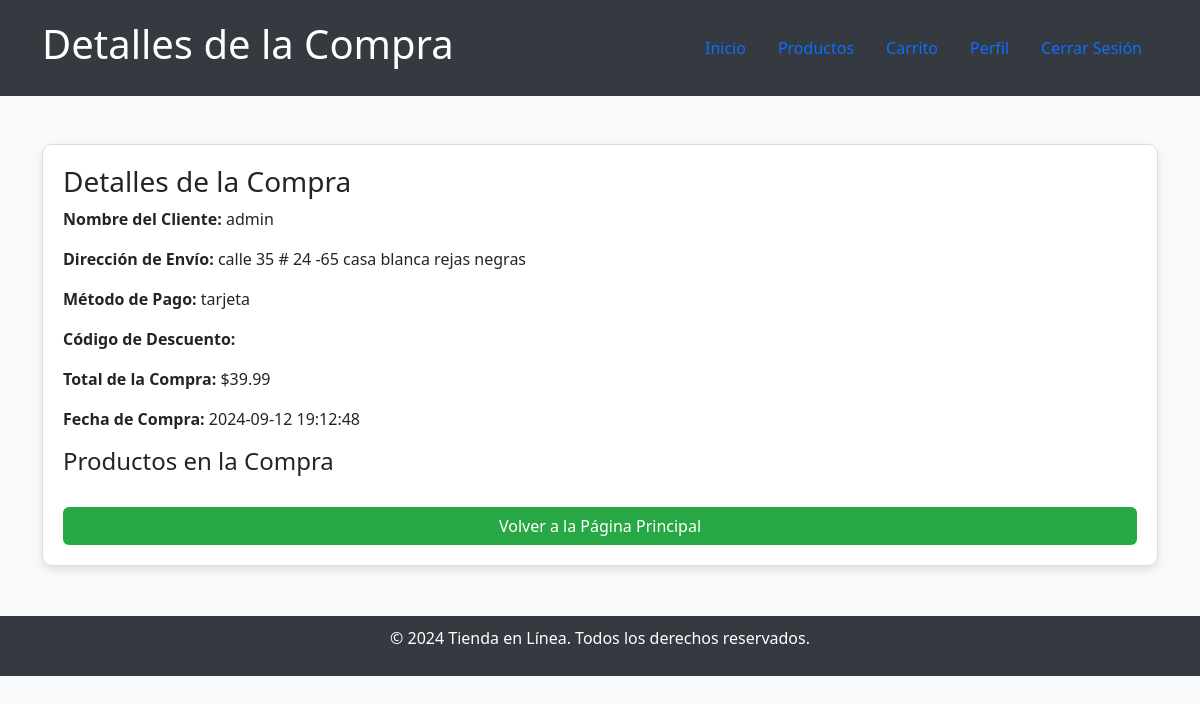
Screenshot of /detalles_compra.php?compra_id=40 (signed in) with the database file from the repository.
### tables this page shows
CREATE TABLE IF NOT EXISTS `usuarios` (
  `id` int(11) NOT NULL AUTO_INCREMENT,
  `username` varchar(100) NOT NULL,
  `email` varchar(100) NOT NULL,
  `password` varchar(255) NOT NULL,
  `token_recuperacion` varchar(255) DEFAULT NULL,
  `token_expiracion` datetime DEFAULT NULL,
  `fecha_registro` datetime DEFAULT CURRENT_TIMESTAMP,
  `role` enum('cliente','admin') DEFAULT 'cliente',
  `last_login` datetime DEFAULT NULL,
  `created_at` timestamp NOT NULL DEFAULT CURRENT_TIMESTAMP,
  PRIMARY KEY (`id`),
  UNIQUE KEY `email` (`email`)
);

CREATE TABLE IF NOT EXISTS `compras` (
  `id` int(11) NOT NULL AUTO_INCREMENT,
  `user_id` int(40) DEFAULT NULL,
  `direccion` varchar(255) DEFAULT NULL,
  `metodo_pago` varchar(50) DEFAULT NULL,
  `descuento` varchar(50) DEFAULT NULL,
  `total` decimal(10,2) DEFAULT NULL,
  `fecha` datetime DEFAULT NULL,
  PRIMARY KEY (`id`)
);

### detalles_compra.php (the view, shortened to what this page needs)
<?php
require 'config.php';
$compra_id = $_GET['compra_id'] ?? null;
$user_id = $_SESSION['user_id'];
$stmt = $pdo->prepare("SELECT username, email FROM usuarios WHERE id = ?");
$stmt->execute([$user_id]);
$user = $stmt->fetch(PDO::FETCH_ASSOC);
$stmt = $pdo->prepare("SELECT * FROM compras WHERE id = ?");
$stmt->execute([$compra_id]);
$compra = $stmt->fetch(PDO::FETCH_ASSOC);
?>
<!DOCTYPE html>
<html lang="es">
<head>
    <link href="https://cdn.jsdelivr.net/npm/bootstrap@5.3.0-alpha1/dist/css/bootstrap.min.css" rel="stylesheet">
</head>
<body>
    <header class="header">
        <div class="container d-flex justify-content-between align-items-center">
            <h1>Detalles de la Compra</h1>
            <nav>
                <ul class="nav">
                    <li class="nav-item"><a href="index.php" class="nav-link">Inicio</a></li>
                    <li class="nav-item"><a href="productos.php" class="nav-link">Productos</a></li>
                    <li class="nav-item"><a href="carrito.php" class="nav-link">Carrito</a></li>
                    <li class="nav-item"><a href="profile.php" class="nav-link">Perfil</a></li>
                    <li class="nav-item"><a href="logout.php" class="nav-link">Cerrar Sesión</a></li>
                </ul>
            </nav>
        </div>
    </header>
    <main class="container my-5">
        <div class="row">
            <div class="col-md-12">
                <div class="summary-card">
                    <h3>Detalles de la Compra</h3>
                    <p><strong>Nombre del Cliente:</strong> <?php echo htmlspecialchars($user['username']); ?></p>
                    <p><strong>Dirección de Envío:</strong> <?php echo htmlspecialchars($compra['direccion']); ?></p>
                    <p><strong>Método de Pago:</strong> <?php echo htmlspecialchars($compra['metodo_pago']); ?></p>
                    <p><strong>Código de Descuento:</strong> <?php echo htmlspecialchars($compra['descuento']); ?></p>
                    <p><strong>Total de la Compra:</strong> $<?php echo number_format($compra['total'], 2); ?></p>
                    <p><strong>Fecha de Compra:</strong> <?php echo htmlspecialchars($compra['fecha']); ?></p>
                    <h4>Productos en la Compra</h4>
                    <a href="index.php" class="btn btn-custom w-100">Volver a la Página Principal</a>
                </div>
            </div>
        </div>
    </main>
    <footer>
        <p>&copy; 2024 Tienda en Línea. Todos los derechos reservados.</p>
    </footer>
</body>
</html>

### detalles_compra.php (style rules this page uses)
body { background-color: #f8f9fa; }
.header { background-color: #343a40; color: white; padding: 20px; }
.summary-card { background-color: #fff; border: 1px solid #ddd; padding: 20px; border-radius: 10px; box-shadow: 0 4px 8px rgba(0, 0, 0, 0.1); }
footer { background-color: #343a40; color: white; padding: 10px 0; margin-top: 50px; text-align: center; }
.btn-custom { background-color: #28a745; color: white; }

### rows the page displays
usuarios: username "admin"
compras: direccion "calle 35 # 24 -65 casa blanca rejas negras", metodo_pago "tarjeta", total "39.99", fecha "2024-09-12 19:12:48"
